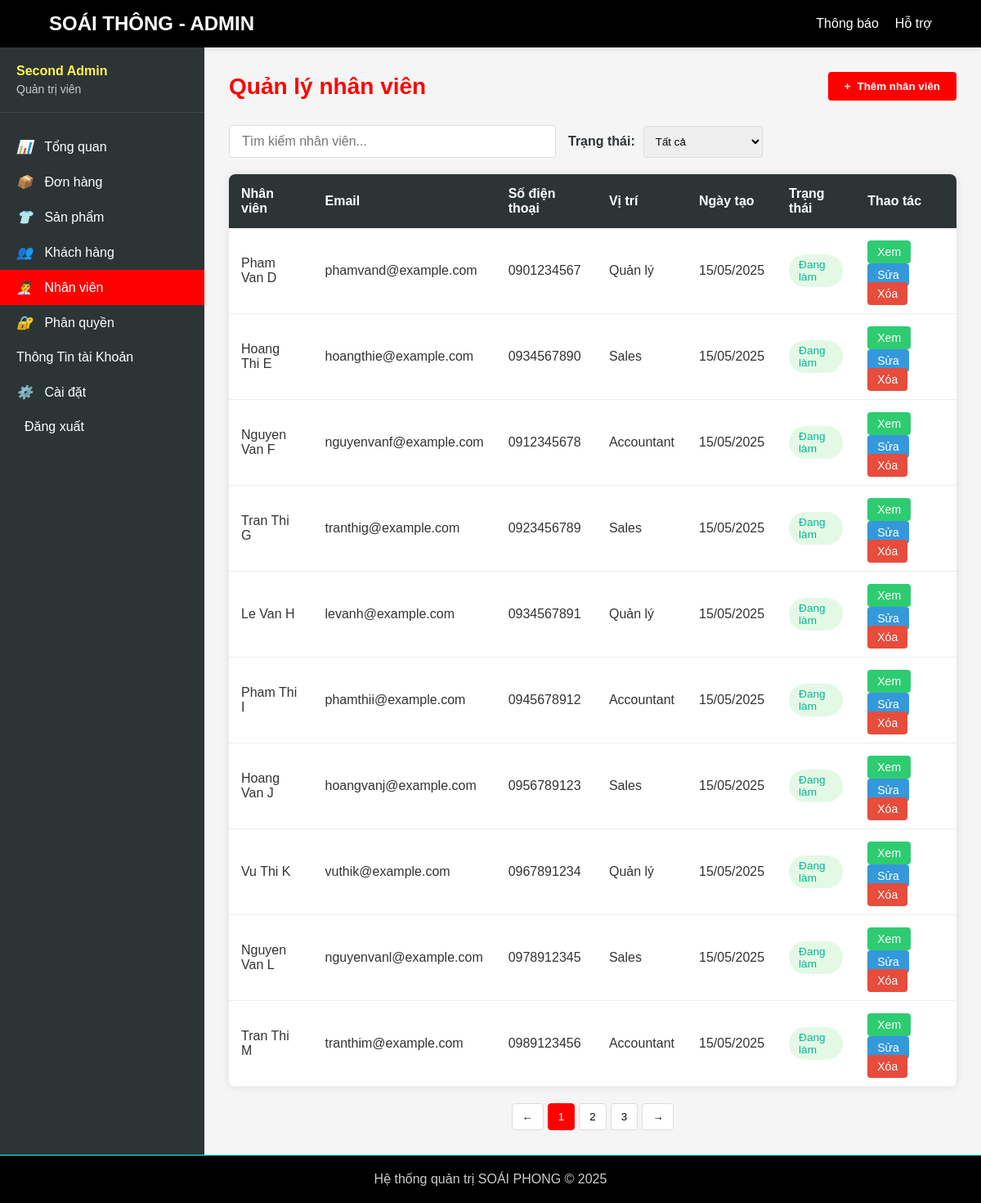
Page /admin/manage_employees.php (signed in) on the committed database.
### tables this page shows
CREATE TABLE employees (
    id INT AUTO_INCREMENT PRIMARY KEY,
    name VARCHAR(255) NOT NULL,
    email VARCHAR(255) NOT NULL UNIQUE,
    phone VARCHAR(20) NOT NULL,
    date_of_birth DATE NOT NULL,
    address TEXT NOT NULL,
    password VARCHAR(255) NOT NULL,
    position VARCHAR(50) NOT NULL,
    status VARCHAR(50) NOT NULL DEFAULT 'active',
    role ENUM('staff') NOT NULL DEFAULT 'staff',
    avatar VARCHAR(255),
    created_at TIMESTAMP DEFAULT CURRENT_TIMESTAMP
);

### admin/manage_employees.php (the view, shortened to what this page needs)
<?php
include('../includes/database.php');
$sql = "SELECT * FROM employees";
$stmt = $conn->prepare($sql);
$stmt->execute();
$result = $stmt->get_result();
$employees = $result->fetch_all(MYSQLI_ASSOC);
?>
<?php require_once('../admin/header/admin-header.php'); ?>
<!DOCTYPE html>
<html lang="vi">
<head>
    <link rel="stylesheet" href="../assets/css/admin/manage_employees.css">
</head>
<body>
    <div class="admin-container">
        <?php require_once('../admin/sidebar/admin_sidebar.php'); ?>
        <div class="admin-content">
            <div class="page-header">
                <h1 class="page-title">Quản lý nhân viên</h1>
                <button class="btn-add" id="addEmployeeBtn">
                    <span>+</span> Thêm nhân viên
                </button>
            </div>
            <div class="employee-actions">
                <input type="text" class="search-box" placeholder="Tìm kiếm nhân viên...">
                <div class="filter-group">
                    <label for="status-filter">Trạng thái:</label>
                    <select id="status-filter">
                        <option value="all">Tất cả</option>
                    </select>
                </div>
            </div>
            <table class="employees-table">
                <thead>
                    <tr>
                        <th>Nhân viên</th>
                        <th>Email</th>
                        <th>Số điện thoại</th>
                        <th>Vị trí</th>
                        <th>Ngày tạo</th>
                        <th>Trạng thái</th>
                        <th>Thao tác</th>
                    </tr>
                </thead>
                <tbody>
                <tbody>
                    <?php foreach ($employees as $employee): ?>
                        <?php
                        $statusClass = $employee['status'] == 'active' ? 'status-active' : 'status-inactive';
                        $statusText = $employee['status'] == 'active' ? 'Đang làm' : 'Đã Nghỉ làm';
                        $positionMap = [
                            'Manager' => 'Quản lý',
                            'Sales Staff' => 'Nhân viên bán hàng',
                            'Warehouse Staff' => 'Nhân viên kho',
                            'Delivery Staff' => 'Nhân viên giao hàng',
                            'Customer Service' => 'Nhân viên CSKH'
                        ];
                        $positionInVietnamese = isset($positionMap[$employee['position']]) ? $positionMap[$employee['position']] : $employee['position'];
                        ?>
                        <tr data-id="<?php echo $employee['id']; ?>"
                            data-posion="<?php echo htmlspecialchars($employee['position']); ?>"
                            data-address="<?php echo htmlspecialchars($employee['address']); ?>"
                            data-birthday="<?php echo htmlspecialchars($employee['date_of_birth']); ?>"
                            data-avatar="<?php echo htmlspecialchars($employee['avatar'] ? '../assets/avatar/' . $employee['avatar'] : '../assets/avatar/default-avatar.png'); ?>">
                            <td><?php echo htmlspecialchars($employee['name']); ?></td>
                            <td><?php echo htmlspecialchars($employee['email']); ?></td>
                            <td><?php echo htmlspecialchars($employee['phone']); ?></td>
                            <td><?php echo $positionInVietnamese; ?></td>
                            <td><?php echo date('d/m/Y', strtotime($employee['created_at'])); ?></td>
                            <td><span class="employee-status <?php echo $statusClass; ?>"><?php echo $statusText; ?></span></td>
                            <td>
                                <button class="action-btn btn-view">Xem</button>
                                <button class="action-btn btn-edit" id="">Sửa</button>
                                <a href="delete_employees.php?id=<?php echo $employee['id']; ?>" class="action-btn btn-delete">Xóa</a>
                            </td>
                        </tr>
                    <?php endforeach; ?>
                </tbody>
            </table>
            <div class="pagination">
                <button class="pagination-btn">←</button>
                <button class="pagination-btn active">1</button>
                <button class="pagination-btn">2</button>
                <button class="pagination-btn">3</button>
                <button class="pagination-btn">→</button>
            </div>
        </div>
    </div>
</body>
</html>
<?php require_once('../admin/footer/admin-footer.php'); ?>

### admin/header/admin-header.php (shortened to what this page needs)
<!DOCTYPE html>
<html lang="en">
<head>
    <link rel="stylesheet" href="/assets/css/admin/header/admin-header.css">
</head>
<body>
    <header>
        <div class="header-container">
            <div class="logo">SOÁI THÔNG - ADMIN</div>
            <ul class="admin-menu">
                <li><a href="#">Thông báo</a></li>
                <li><a href="#">Hỗ trợ</a></li>
            </ul>
        </div>
    </header>
</body>
</html>

### admin/sidebar/admin_sidebar.php (shortened to what this page needs)
<link rel="stylesheet" href="../assets/css/admin/manage_employees.css">
<div class="admin-sidebar">
    <div class="sidebar-header">
        <div class="admin-name"><?php echo isset($_SESSION['user']) ? htmlspecialchars($_SESSION['user']['name']) : 'Admin'; ?></div>
        <div class="admin-role">Quản trị viên</div>
    </div>
    <ul class="sidebar-menu">
        <?php
        $current_page = basename($_SERVER['PHP_SELF']);
        ?>
        <li><a href="dashboard.php" class="<?php echo $current_page == 'dashboard.php' ? 'active' : ''; ?>"><i>📊</i> Tổng quan</a></li>
        <li><a href="#" class="<?php echo $current_page == '#' ? 'active' : ''; ?>"><i>📦</i> Đơn hàng</a></li>
        <li><a href="../admin/manage_products.php" class="<?php echo $current_page == 'manage_products.php' ? 'active' : ''; ?>"><i>👕</i> Sản phẩm</a></li>
        <li><a href="../admin/manege_customer.php" class="<?php echo $current_page == 'manege_customer.php' ? 'active' : ''; ?>"><i>👥</i> Khách hàng</a></li>
        <li><a href="../admin/manage_employees.php" class="<?php echo $current_page == 'manage_employees.php' ? 'active' : ''; ?>"><i>👨‍💼</i> Nhân viên</a></li>
        <li><a href="../admin/manage_roles.php" class="<?php echo $current_page == 'manage_roles.php' ? 'active' : ''; ?>"><i>🔐</i> Phân quyền</a></li>
        <li><a href="../admin/acount_admin.php" class="<?php echo $current_page == 'acount_admin.php' ? 'active' : ''; ?>">Thông Tin tài Khoản</a></li>
        <li><a href="../admin/admin_setting.php" class="<?php echo $current_page == 'admin_setting.php' ? 'active' : ''; ?>"><i>⚙️</i> Cài đặt</a></li>
        <li>
            <?php
            if (isset($_SESSION['user'])) {
                echo '<a href="logout.php" class="logout-btn"><i class="fas fa-sign-out-alt"></i> Đăng xuất</a>';
            } else {
                echo '<a href="../login/index.php" class="login-btn"><i class="fas fa-sign-in-alt"></i> Đăng nhập</a>';
            }
            ?>
        </li>
    </ul>
</div>

### admin/footer/admin-footer.php (shortened to what this page needs)
<!DOCTYPE html>
<html lang="en">
<head>
    <link rel="stylesheet" href="/assets/css/admin/footer/admin-footer.css">
</head>
<body>
    <footer>
        <p>Hệ thống quản trị SOÁI PHONG &copy; 2025</p>
    </footer>
</body>
</html>

### assets/css/admin/header/admin-header.css (style rules this page uses)
* { margin: 0; padding: 0; box-sizing: border-box; font-family: 'Arial', sans-serif; }
body { background-color: #f5f5f5; color: #333; }
header { background-color: #000000; color: #FFFFFF; padding: 15px 0; box-shadow: 0 2px 5px rgba(0, 0, 0, 0.1); }
.header-container { width: 90%; max-width: 1200px; margin: 0 auto; display: flex; justify-content: space-between; align-items: center; }
.logo { font-size: 24px; font-weight: bold; color: #ffffff; }
.admin-menu { display: flex; list-style: none; }
.admin-menu li { margin-left: 20px; }
.admin-menu a { color: #FFFFFF; text-decoration: none; transition: color 0.3s; }

### assets/css/admin/manage_employees.css (style rules this page uses)
* { margin: 0; padding: 0; box-sizing: border-box; font-family: 'Arial', sans-serif; }
body { background-color: #f5f5f5; color: #333; }
.admin-container { display: flex; min-height: calc(100vh - 70px); }
.admin-sidebar { width: 250px; background-color: #2D3436; color: #FFFFFF; padding: 20px 0; }
.sidebar-header { padding: 0 20px 20px; border-bottom: 1px solid #444; margin-bottom: 20px; }
.sidebar-header .admin-name { font-weight: bold; margin-bottom: 5px; color: #FFF44F; }
.sidebar-header .admin-role { font-size: 14px; color: #CCCCCC; }
.sidebar-menu { list-style: none; }
.sidebar-menu li a { display: block; padding: 12px 20px; color: #FFFFFF; text-decoration: none; transition: all 0.3s; }
.sidebar-menu li a:hover, .sidebar-menu li a.active { background-color: #FF0000; }
.sidebar-menu li a i { margin-right: 10px; width: 20px; text-align: center; }
.admin-content { flex: 1; padding: 30px; }
.page-header { display: flex; justify-content: space-between; align-items: center; margin-bottom: 30px; }
.page-title { color: #FF0000; font-size: 28px; }
.btn-add { background-color: #FF0000; color: #FFFFFF; border: none; padding: 10px 20px; border-radius: 4px; cursor: pointer; display: flex; align-items: center; gap: 8px; font-weight: bold; transition: background-color 0.3s; }
.employee-actions { display: flex; gap: 15px; margin-bottom: 20px; }
.search-box { flex: 1; max-width: 400px; padding: 10px 15px; border: 1px solid #ddd; border-radius: 4px; font-size: 16px; }
.filter-group { display: flex; align-items: center; gap: 10px; }
.filter-group label { font-weight: bold; color: #2D3436; }
.filter-group select { padding: 10px; border: 1px solid #ddd; border-radius: 4px; }
.employees-table { width: 100%; border-collapse: collapse; background-color: #FFFFFF; box-shadow: 0 0 10px rgba(0, 0, 0, 0.1); border-radius: 8px; overflow: hidden; }
.employees-table th { background-color: #2D3436; color: #FFFFFF; padding: 15px; text-align: left; }
.employees-table td { padding: 15px; border-bottom: 1px solid #eee; }
.employee-status { padding: 5px 10px; border-radius: 4px; font-size: 12px; font-weight: bold; color: #ffffff; background-color: #2ecc71; font-weight: bold; }
.status-active { background-color: #e6f7e6; color: #2e7d32; }
.action-btn { text-decoration: none; padding: 6px 12px; border-radius: 4px; cursor: pointer; border: none; font-size: 14px; transition: all 0.3s; }
.btn-edit { background-color: #3498db; color: white; }
.btn-delete { background-color: #e74c3c; color: white; }
.btn-view { background-color: #2ecc71; color: white; }
.pagination { display: flex; justify-content: center; margin-top: 20px; gap: 5px; }
.pagination-btn { padding: 8px 12px; border: 1px solid #ddd; background-color: white; cursor: pointer; border-radius: 4px; }
.pagination-btn.active { background-color: #FF0000; color: white; border-color: #FF0000; }
.employee-status { padding: 5px 12px; border-radius: 20px; font-size: 0.85rem; font-weight: 500; display: inline-block; }
.status-active { background-color: #E3F9E5; color: #00B894; }

### assets/css/admin/footer/admin-footer.css (style rules this page uses)
* { margin: 0; padding: 0; box-sizing: border-box; font-family: 'Arial', sans-serif; }
body { background-color: #f5f5f5; color: #333; }
footer { background-color: #000000; color: #CCCCCC; padding: 20px 0; text-align: center; border-top: 1px solid #00FFFF; }

### admin/sidebar/admin_sidebar.php (style rules this page uses)
.sidebar-menu li a.active { background-color: red; color: white; }

### rows in the picture
employees: name "Pham Van D", email "phamvand@example.com", phone "0901234567", position "Quản lý", created_at "15/05/2025", status "Đang làm"
employees: name "Hoang Thi E", email "hoangthie@example.com", phone "0934567890", position "Sales", created_at "15/05/2025", status "Đang làm"
employees: name "Nguyen Van F", email "nguyenvanf@example.com", phone "0912345678", position "Accountant", created_at "15/05/2025", status "Đang làm"
employees: name "Tran Thi G", email "tranthig@example.com", phone "0923456789", position "Sales", created_at "15/05/2025", status "Đang làm"
employees: name "Le Van H", email "levanh@example.com", phone "0934567891", position "Quản lý", created_at "15/05/2025", status "Đang làm"
employees: name "Pham Thi I", email "phamthii@example.com", phone "0945678912", position "Accountant", created_at "15/05/2025", status "Đang làm"
employees: name "Hoang Van J", email "hoangvanj@example.com", phone "0956789123", position "Sales", created_at "15/05/2025", status "Đang làm"
employees: name "Vu Thi K", email "vuthik@example.com", phone "0967891234", position "Quản lý", created_at "15/05/2025", status "Đang làm"
employees: name "Nguyen Van L", email "nguyenvanl@example.com", phone "0978912345", position "Sales", created_at "15/05/2025", status "Đang làm"
employees: name "Tran Thi M", email "tranthim@example.com", phone "0989123456", position "Accountant", created_at "15/05/2025", status "Đang làm"

### other values in the picture
$_SESSION['user']['name'] "Second Admin"
